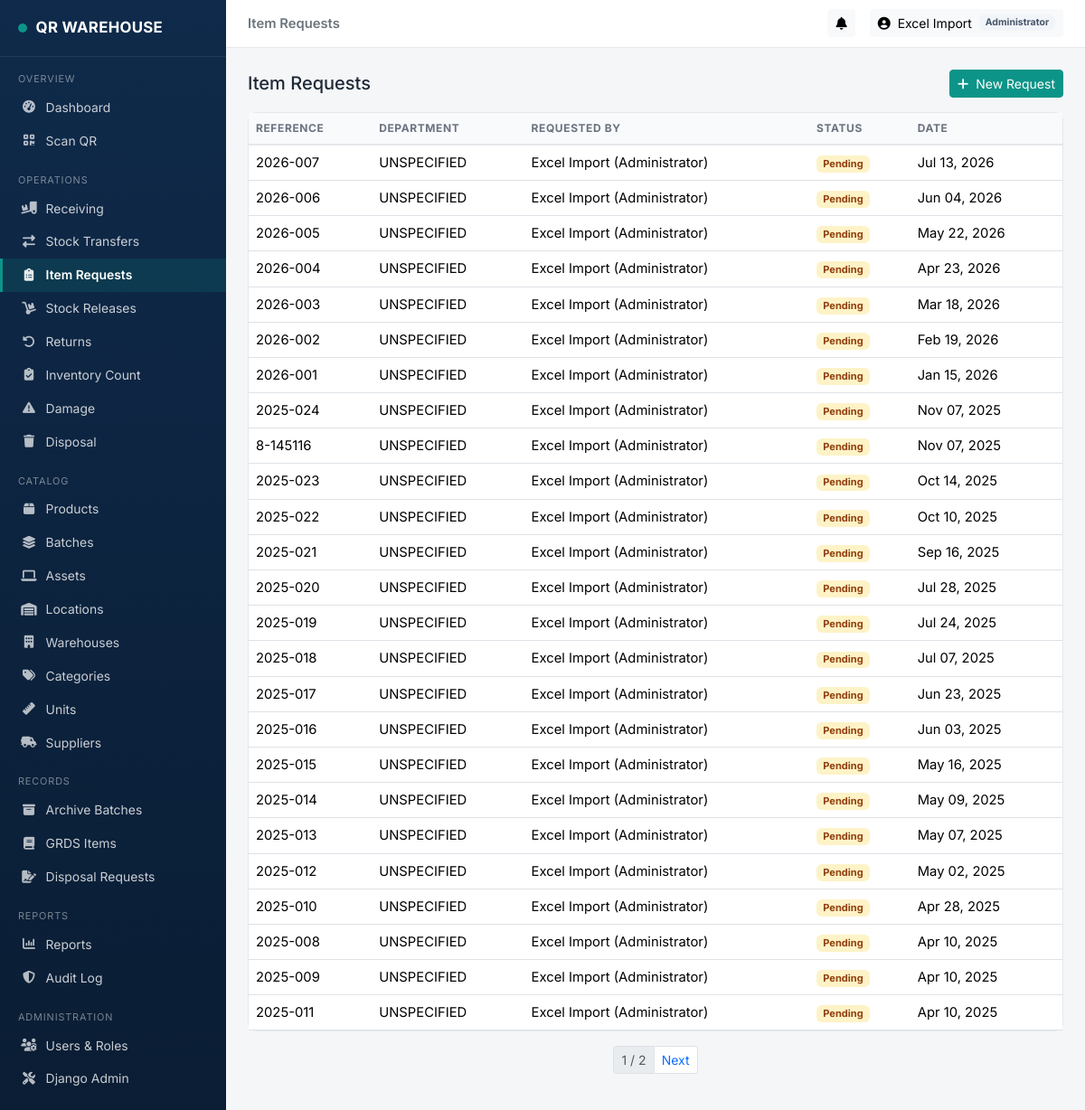
Screenshot of /ops/requests/ (signed in) with the database file from the repository.
### backend/models.py (models this page shows, shortened)
class User(AbstractUser):
    class Role(models.TextChoices):
        ADMIN = 'admin', 'Administrator'
        MANAGER = 'manager', 'Warehouse Manager'
        STAFF = 'staff', 'Warehouse Staff'
        REQUESTER = 'requester', 'Requesting Department'
        AUDITOR = 'auditor', 'Auditor / Viewer'
    role = models.CharField(max_length=20, choices=Role.choices, default=Role.STAFF)
    employee_id = models.CharField(max_length=30, blank=True)
    department = models.CharField(max_length=100, blank=True)
    phone = models.CharField(max_length=30, blank=True)
    is_active_employee = models.BooleanField(default=True)
    @property
    def is_read_only(self):
        return self.role == self.Role.AUDITOR
    def __str__(self):
        return f"{self.get_full_name() or self.username} ({self.get_role_display()})"

class TimeStampedModel(models.Model):
    created_at = models.DateTimeField(auto_now_add=True)
    updated_at = models.DateTimeField(auto_now=True)
    class Meta:
        abstract = True

class ItemRequest(TimeStampedModel):
    class Status(models.TextChoices):
        PENDING = 'pending', 'Pending'
        APPROVED = 'approved', 'Approved'
        REJECTED = 'rejected', 'Rejected'
        RELEASED = 'released', 'Released'
        PARTIALLY_RELEASED = 'partially_released', 'Partially Released'
        CANCELLED = 'cancelled', 'Cancelled'
    reference_number = models.CharField(max_length=100, unique=True)
    department = models.CharField(max_length=120)
    requested_by = models.ForeignKey(settings.AUTH_USER_MODEL, on_delete=models.PROTECT, related_name='item_requests')
    purpose = models.TextField(blank=True)
    status = models.CharField(max_length=25, choices=Status.choices, default=Status.PENDING)
    approved_by = models.ForeignKey(settings.AUTH_USER_MODEL, on_delete=models.SET_NULL, null=True, blank=True, related_name='item_requests_approved')
    approval_remarks = models.TextField(blank=True)
    class Meta:
        ordering = ['-created_at']

### backend/views.py (the view)
# urls.py: path('requests/', views.RequestListView.as_view(), name='request_list'),
class RequestListView(ListView):
    model = ItemRequest
    template_name = 'operations/request_list.html'
    context_object_name = 'requests'
    paginate_by = 25
    def get_queryset(self):
        return ItemRequest.objects.all()

### backend/context_processors.py (called while the page is built)
def notifications_processor(request):
    if not request.user.is_authenticated:
        return {}
    from .models import Notification
    qs = Notification.objects.filter(is_read=False).filter(
        Q(recipient=request.user) | Q(role_target=request.user.role)
    ).order_by('-created_at')[:8]
    return {
        'nav_notifications': qs,
        'nav_notifications_count': qs.count(),
    }

### backend/templates/operations/request_list.html (shortened to what this page needs)
{% extends "base.html" %}
{% load core_extras %}
{% block page_heading %}Item Requests{% endblock %}
{% block content %}
<div class="d-flex justify-content-between align-items-center mb-3">
  <h5 class="mb-0">Item Requests</h5>
  {% if not user.is_read_only %}<a href="{% url 'operations:request_add' %}" class="btn btn-primary btn-sm"><i class="fa-solid fa-plus me-1"></i> New Request</a>{% endif %}
</div>
<div class="wh-card p-0">
<table class="table table-hover mb-0 align-middle">
<thead><tr><th>Reference</th><th>Department</th><th>Requested By</th><th>Status</th><th>Date</th></tr></thead>
<tbody>
{% for r in requests %}
<tr style="cursor:pointer" onclick="location.href='{% url 'operations:request_detail' r.pk %}'">
  <td>{{ r.reference_number }}</td><td>{{ r.department }}</td><td>{{ r.requested_by }}</td>
  <td><span class="badge badge-soft-{{ r.status|status_badge }}">{{ r.get_status_display }}</span></td>
  <td>{{ r.created_at|date:"M d, Y" }}</td>
</tr>
{% empty %}<tr><td colspan="5" class="text-center text-muted py-4">No requests yet.</td></tr>{% endfor %}
</tbody>
</table>
</div>
{% include "core/_pagination.html" %}
{% endblock %}

### backend/templates/base.html (shortened to what this page needs)
{% load static %}
<!DOCTYPE html>
<html lang="en">
<head>
<link rel="stylesheet" href="https://cdnjs.cloudflare.com/ajax/libs/bootstrap/5.3.3/css/bootstrap.min.css">
<link rel="stylesheet" href="https://cdnjs.cloudflare.com/ajax/libs/font-awesome/6.5.1/css/all.min.css">
<link rel="stylesheet" href="{% static 'css/style.css' %}">
</head>
<body>
{% if user.is_authenticated %}
<nav class="wh-sidebar" id="whSidebar">
  <div class="brand"><span class="badge-dot"></span> QR WAREHOUSE</div>
  <div class="nav-section">Overview</div>
  <a class="nav-link {% if request.resolver_match.url_name == 'home' %}active{% endif %}" href="{% url 'dashboard:home' %}"><i class="fa-solid fa-gauge-high"></i> Dashboard</a>
  <a class="nav-link {% if 'scanner' in request.path %}active{% endif %}" href="{% url 'core:scanner' %}"><i class="fa-solid fa-qrcode"></i> Scan QR</a>
  <div class="nav-section">Operations</div>
  <a class="nav-link {% if '/ops/receiving' in request.path %}active{% endif %}" href="{% url 'operations:receiving_list' %}"><i class="fa-solid fa-truck-ramp-box"></i> Receiving</a>
  <a class="nav-link {% if '/ops/transfers' in request.path %}active{% endif %}" href="{% url 'operations:transfer_list' %}"><i class="fa-solid fa-right-left"></i> Stock Transfers</a>
  <a class="nav-link {% if '/ops/requests' in request.path %}active{% endif %}" href="{% url 'operations:request_list' %}"><i class="fa-solid fa-clipboard-list"></i> Item Requests</a>
  <a class="nav-link {% if '/ops/releases' in request.path %}active{% endif %}" href="{% url 'operations:release_list' %}"><i class="fa-solid fa-dolly"></i> Stock Releases</a>
  <a class="nav-link {% if '/ops/returns' in request.path %}active{% endif %}" href="{% url 'operations:return_list' %}"><i class="fa-solid fa-rotate-left"></i> Returns</a>
  <a class="nav-link {% if '/ops/counts' in request.path %}active{% endif %}" href="{% url 'operations:count_list' %}"><i class="fa-solid fa-clipboard-check"></i> Inventory Count</a>
  <a class="nav-link {% if '/ops/damage' in request.path %}active{% endif %}" href="{% url 'operations:damage_list' %}"><i class="fa-solid fa-triangle-exclamation"></i> Damage</a>
  <a class="nav-link {% if '/ops/disposals' in request.path %}active{% endif %}" href="{% url 'operations:disposal_list' %}"><i class="fa-solid fa-trash"></i> Disposal</a>
  <div class="nav-section">Catalog</div>
  <a class="nav-link {% if '/inventory/products' in request.path %}active{% endif %}" href="{% url 'core:product_list' %}"><i class="fa-solid fa-box"></i> Products</a>
  <a class="nav-link {% if '/inventory/batches' in request.path %}active{% endif %}" href="{% url 'core:batch_list' %}"><i class="fa-solid fa-layer-group"></i> Batches</a>
  <a class="nav-link {% if '/inventory/assets' in request.path %}active{% endif %}" href="{% url 'core:asset_list' %}"><i class="fa-solid fa-laptop"></i> Assets</a>
  <a class="nav-link {% if '/inventory/locations' in request.path %}active{% endif %}" href="{% url 'core:location_list' %}"><i class="fa-solid fa-warehouse"></i> Locations</a>
  <a class="nav-link {% if '/inventory/warehouses' in request.path %}active{% endif %}" href="{% url 'core:warehouse_list' %}"><i class="fa-solid fa-building"></i> Warehouses</a>
  <a class="nav-link {% if '/inventory/categories' in request.path %}active{% endif %}" href="{% url 'core:category_list' %}"><i class="fa-solid fa-tags"></i> Categories</a>
  <a class="nav-link {% if '/inventory/units' in request.path %}active{% endif %}" href="{% url 'core:unit_list' %}"><i class="fa-solid fa-ruler"></i> Units</a>
  <a class="nav-link {% if '/inventory/suppliers' in request.path %}active{% endif %}" href="{% url 'core:supplier_list' %}"><i class="fa-solid fa-truck-field"></i> Suppliers</a>
  <div class="nav-section">Records</div>
  <a class="nav-link {% if '/records/batches' in request.path %}active{% endif %}" href="{% url 'records:archive_batch_list' %}"><i class="fa-solid fa-box-archive"></i> Archive Batches</a>
  <a class="nav-link {% if '/records/grds-items' in request.path %}active{% endif %}" href="{% url 'records:grds_item_list' %}"><i class="fa-solid fa-book"></i> GRDS Items</a>
  <a class="nav-link {% if '/records/disposal-requests' in request.path %}active{% endif %}" href="{% url 'records:disposal_request_list' %}"><i class="fa-solid fa-file-signature"></i> Disposal Requests</a>
  <div class="nav-section">Reports</div>
  <a class="nav-link {% if '/reports' in request.path %}active{% endif %}" href="{% url 'dashboard:reports_home' %}"><i class="fa-solid fa-chart-column"></i> Reports</a>
  <a class="nav-link {% if 'audit-log' in request.path %}active{% endif %}" href="{% url 'dashboard:audit_log' %}"><i class="fa-solid fa-shield-halved"></i> Audit Log</a>
  {% if user.role == 'admin' %}
  <div class="nav-section">Administration</div>
  <a class="nav-link {% if '/accounts/users' in request.path %}active{% endif %}" href="{% url 'accounts:user_list' %}"><i class="fa-solid fa-users-gear"></i> Users & Roles</a>
  <a class="nav-link" href="/admin/"><i class="fa-solid fa-screwdriver-wrench"></i> Django Admin</a>
  {% endif %}
  <div style="height:2rem"></div>
</nav>
<div class="wh-content">
  <div class="wh-topbar">
    <div class="fw-semibold text-secondary d-none d-lg-block">{% block page_heading %}{% endblock %}</div>
    <div class="d-flex align-items-center gap-3">
      <div class="dropdown">
        <button class="btn btn-sm btn-light position-relative" data-bs-toggle="dropdown">
          <i class="fa-solid fa-bell"></i>
        </button>
      </div>
      <div class="dropdown">
        <button class="btn btn-sm btn-light d-flex align-items-center gap-2" data-bs-toggle="dropdown">
          <i class="fa-solid fa-circle-user"></i> {{ user.get_full_name|default:user.username }}
          <span class="badge badge-soft-secondary">{{ user.get_role_display }}</span>
        </button>
      </div>
    </div>
  </div>
  <div class="wh-page">
    {% block content %}{% endblock %}
  </div>
</div>
{% else %}
  {% block guest_content %}{% endblock %}
{% endif %}
</body>
</html>

### backend/static/css/style.css (style rules this page uses)
:root { --wh-navy: #0F2A4A; --wh-navy-dark: #0A1D34; --wh-slate: #1E3A5F; --wh-teal: #0D9488; --wh-teal-dark: #0B7A70; --wh-amber: #F59E0B; --wh-danger: #DC2626; --wh-success: #16A34A; --wh-bg: #F4F6F8; --wh-card: #FFFFFF; --wh-text: #1F2937; --wh-muted: #6B7280; --wh-border: #E5E7EB; --sidebar-width: 250px; }
body { background: var(--wh-bg); color: var(--wh-text); font-family: 'Inter', -apple-system, BlinkMacSystemFont, 'Segoe UI', Roboto, sans-serif; font-size: 0.925rem; }
.wh-sidebar { position: fixed; top:0; left:0; bottom:0; width: var(--sidebar-width); background: linear-gradient(180deg, var(--wh-navy) 0%, var(--wh-navy-dark) 100%); color: #fff; overflow-y: auto; z-index: 1030; }
.wh-sidebar .brand { padding: 1.15rem 1.25rem; font-weight: 700; font-size: 1.05rem; letter-spacing:.3px; border-bottom: 1px solid rgba(255,255,255,.08); display:flex; align-items:center; gap:.6rem; }
.wh-sidebar .brand .badge-dot { width:10px;height:10px;border-radius:50%;background:var(--wh-teal);display:inline-block; }
.wh-sidebar .nav-section { text-transform: uppercase; font-size:.68rem; letter-spacing:.08em; color: rgba(255,255,255,.45); padding: 1rem 1.25rem .35rem; }
.wh-sidebar .nav-link { color: rgba(255,255,255,.78); padding:.5rem 1.25rem; font-size:.87rem; border-left:3px solid transparent; display:flex; align-items:center; gap:.6rem; }
.wh-sidebar .nav-link.active { background: rgba(13,148,136,.18); color:#fff; border-left-color: var(--wh-teal); font-weight:600; }
.wh-sidebar .nav-link i { width:18px; text-align:center; opacity:.9; }
.wh-content { margin-left: var(--sidebar-width); min-height:100vh; }
.wh-topbar { background:#fff; border-bottom:1px solid var(--wh-border); padding:.65rem 1.5rem; display:flex; align-items:center; justify-content:space-between; position:sticky; top:0; z-index:1020; }
.wh-page { padding: 1.5rem; }
.wh-card { background:var(--wh-card); border:1px solid var(--wh-border); border-radius:.6rem; }
.btn-primary { background: var(--wh-teal); border-color: var(--wh-teal); }
a { color: var(--wh-teal-dark); text-decoration:none; }
.table thead th { background: #F8FAFC; font-size:.75rem; text-transform:uppercase; letter-spacing:.05em; color: var(--wh-muted); border-bottom:2px solid var(--wh-border); }
.badge-soft-warning { background:#FEF3C7; color:#92400E; }
.badge-soft-secondary { background:#F1F5F9; color:#475569; }

### rows the page displays
User: get_full_name "Excel Import", role "Administrator"
ItemRequest: reference_number "2026-007", department "UNSPECIFIED", requested_by "Excel Import (Administrator)", status "Pending", created_at "Jul 13, 2026"
ItemRequest: reference_number "2026-006", department "UNSPECIFIED", requested_by "Excel Import (Administrator)", status "Pending", created_at "Jun 04, 2026"
ItemRequest: reference_number "2026-005", department "UNSPECIFIED", requested_by "Excel Import (Administrator)", status "Pending", created_at "May 22, 2026"
ItemRequest: reference_number "2026-004", department "UNSPECIFIED", requested_by "Excel Import (Administrator)", status "Pending", created_at "Apr 23, 2026"
ItemRequest: reference_number "2026-003", department "UNSPECIFIED", requested_by "Excel Import (Administrator)", status "Pending", created_at "Mar 18, 2026"
ItemRequest: reference_number "2026-002", department "UNSPECIFIED", requested_by "Excel Import (Administrator)", status "Pending", created_at "Feb 19, 2026"
ItemRequest: reference_number "2026-001", department "UNSPECIFIED", requested_by "Excel Import (Administrator)", status "Pending", created_at "Jan 15, 2026"
ItemRequest: reference_number "2025-024", department "UNSPECIFIED", requested_by "Excel Import (Administrator)", status "Pending", created_at "Nov 07, 2025"
ItemRequest: reference_number "8-145116", department "UNSPECIFIED", requested_by "Excel Import (Administrator)", status "Pending", created_at "Nov 07, 2025"
ItemRequest: reference_number "2025-023", department "UNSPECIFIED", requested_by "Excel Import (Administrator)", status "Pending", created_at "Oct 14, 2025"
ItemRequest: reference_number "2025-022", department "UNSPECIFIED", requested_by "Excel Import (Administrator)", status "Pending", created_at "Oct 10, 2025"
ItemRequest: reference_number "2025-021", department "UNSPECIFIED", requested_by "Excel Import (Administrator)", status "Pending", created_at "Sep 16, 2025"
ItemRequest: reference_number "2025-020", department "UNSPECIFIED", requested_by "Excel Import (Administrator)", status "Pending", created_at "Jul 28, 2025"
ItemRequest: reference_number "2025-019", department "UNSPECIFIED", requested_by "Excel Import (Administrator)", status "Pending", created_at "Jul 24, 2025"
ItemRequest: reference_number "2025-018", department "UNSPECIFIED", requested_by "Excel Import (Administrator)", status "Pending", created_at "Jul 07, 2025"
ItemRequest: reference_number "2025-017", department "UNSPECIFIED", requested_by "Excel Import (Administrator)", status "Pending", created_at "Jun 23, 2025"
ItemRequest: reference_number "2025-016", department "UNSPECIFIED", requested_by "Excel Import (Administrator)", status "Pending", created_at "Jun 03, 2025"
ItemRequest: reference_number "2025-015", department "UNSPECIFIED", requested_by "Excel Import (Administrator)", status "Pending", created_at "May 16, 2025"
ItemRequest: reference_number "2025-014", department "UNSPECIFIED", requested_by "Excel Import (Administrator)", status "Pending", created_at "May 09, 2025"
ItemRequest: reference_number "2025-013", department "UNSPECIFIED", requested_by "Excel Import (Administrator)", status "Pending", created_at "May 07, 2025"
ItemRequest: reference_number "2025-012", department "UNSPECIFIED", requested_by "Excel Import (Administrator)", status "Pending", created_at "May 02, 2025"
ItemRequest: reference_number "2025-010", department "UNSPECIFIED", requested_by "Excel Import (Administrator)", status "Pending", created_at "Apr 28, 2025"
ItemRequest: reference_number "2025-008", department "UNSPECIFIED", requested_by "Excel Import (Administrator)", status "Pending", created_at "Apr 10, 2025"
ItemRequest: reference_number "2025-009", department "UNSPECIFIED", requested_by "Excel Import (Administrator)", status "Pending", created_at "Apr 10, 2025"
ItemRequest: reference_number "2025-011", department "UNSPECIFIED", requested_by "Excel Import (Administrator)", status "Pending", created_at "Apr 10, 2025"

### other values shown
{{ page_obj.number }} "1"
{{ page_obj.paginator.num_pages }} "2"
